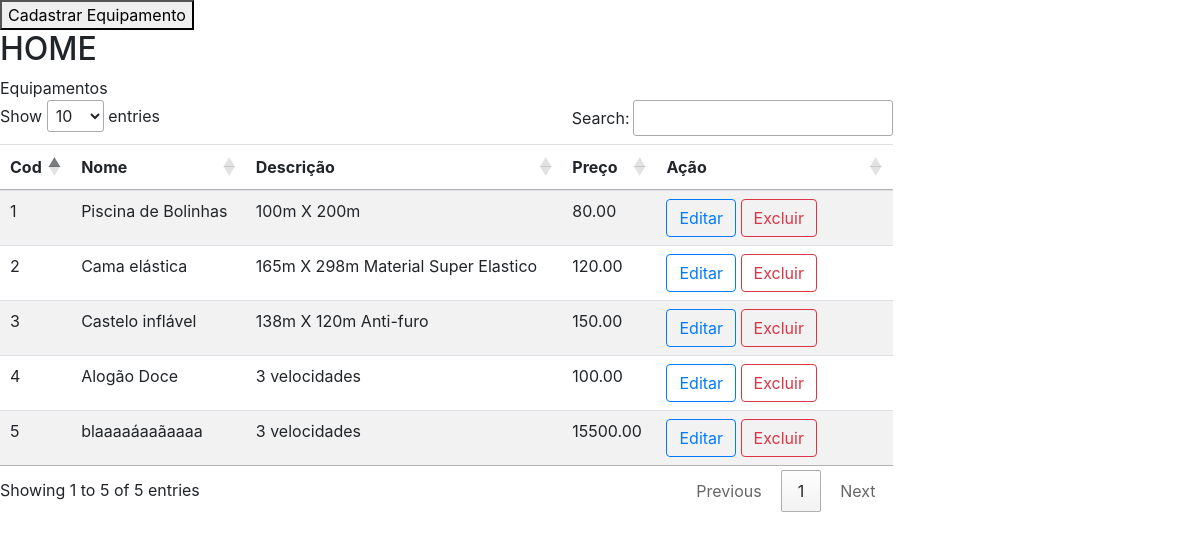
The page /view/view.equipamento.php on the database its author committed.
### tables this page shows
CREATE TABLE `equipamento` (
  `CodEquipamento` smallint(6) NOT NULL,
  `Nome` varchar(20) DEFAULT NULL,
  `Descricao` varchar(100) DEFAULT NULL,
  `Peso` decimal(7,2) DEFAULT NULL,
  `Altura` decimal(7,2) DEFAULT NULL,
  `Comprimento` decimal(7,2) DEFAULT NULL,
  `Largura` decimal(7,2) DEFAULT NULL,
  `Preco` decimal(8,2) DEFAULT NULL
);

### model/conexao.php (called while the page is built)
<?php
class Conexao{
     private $host = 'localhost';
     private $usuario = 'root';
     private $senha = '';
     private $bd = 'brinquedosfesta';
    function Conectar(){
        try {
        $con = new PDO (
            "mysql:host=$this->host;dbname=$this->bd;charset=utf8",
            "$this->usuario",
            "$this->senha");
            $con->setAttribute(PDO::ATTR_ERRMODE,PDO::ERRMODE_EXCEPTION);
            return $con;
        }catch(PDOException $e){
            echo $e->getMessage();
        }
    }
}
?>

### controller/equipamento.controller.php (called while the page is built, shortened)
<?php
include_once('../model/equipamento.php');
$equi = new Equipamento();
            ?>

### model/equipamento.php (called while the page is built, shortened)
<?php
class Equipamento
{
    function __get($atributo)
    {
        return $this->$atributo;
    }
    private $con;
    function __construct()
    {
        include_once("conexao.php");
        $classe_con = new Conexao();
        $this->con = $classe_con->Conectar();
    }
    function ConsultarEquipamento(){
        $comandoSQL = " SELECT * FROM Equipamento";
        $exec = $this->con->prepare($comandoSQL);
        $exec->execute();
        $dados = array();
        foreach ($exec->fetchAll() as $value) {
            $equi = new Equipamento();
            $equi->CodEquipamento   = $value['CodEquipamento'];
            $equi->Nome             = $value['Nome'];
            $equi->Descricao        = $value['Descricao'];
            $equi->Peso             = $value['Peso'];
            $equi->Altura           = $value['Altura'];
            $equi->Comprimento      = $value['Comprimento'];
            $equi->Preco          = $value['Preco'];
            $dados[] = $equi;
        }
        return $dados;
    }
}
?>

### view/view.equipamento.php (the view, shortened to what this page needs)
<?php include_once('../controller/equipamento.controller.php'); ?>
<!doctype html>
<html lang="en">
  <head>
    <link rel="stylesheet" href="https://stackpath.bootstrapcdn.com/bootstrap/4.3.1/css/bootstrap.min.css">
    <link rel="stylesheet" type="text/css" href="https://cdn.datatables.net/1.10.20/css/jquery.dataTables.min.css">
  </head>
  <body>
    <button type="button" id="btn_cadastra">Cadastrar Equipamento</button>
    <div class="row">
    <div class="col-lg-9">
        <h2 class="linha">HOME</h2>
        <div class="box">
            <div class="box-title">Equipamentos</div>
            <div class="box-content nopadding">
                <table id="tabela_equipamento" class="table table-striped">
                    <thead>
                        <tr>
                            <th>Cod</th>
                            <th>Nome</th>
                            <th>Descrição</th>
                            <th>Preço</th>
                            <th width="200">Ação</th>
                        </tr>
                    </thead>
                    <tbody>
                    <?php
                    if($certo = $equi->ConsultarEquipamento()){
                    foreach($certo as $value):
                    ?>
                        <tr>
                            <td><?php echo $value->CodEquipamento;?></td>
                            <td><?php echo $value->Nome;?></td>
                            <td><?php echo $value->Descricao;?></td>
                            <td><?php echo $value->Preco;?></td>
                            <td>
                                <button type="button" id="btn_editar" value="<?php echo $value->CodEquipamento; ?>"class="btn btn-outline-primary">
                                Editar
                                </button>
                                <button type="button" id="btn_excluir" value="<?php echo $value->CodEquipamento; ?>" class="btn btn-outline-danger">
                                Excluir
                                </button>
                            </td>
                            <?php
                        endforeach;
                    }
                    else{
                    ?>
                       <td colspan="5" align="center"><?php echo "Nenhum registro"; ?></td>
                    <?php
                    }
                    ?>
                        </tr>
                    </tbody>
                </table>
            </div>
        </div>
    </div>
</div>
  </body>
</html>

### rows shown on the page
equipamento: CodEquipamento "1", Nome "Piscina de Bolinhas", Descricao "100m X 200m", Preco "80.00"
equipamento: CodEquipamento "2", Nome "Cama elástica", Descricao "165m X 298m Material Super Elastico", Preco "120.00"
equipamento: CodEquipamento "3", Nome "Castelo inflável", Descricao "138m X 120m Anti-furo", Preco "150.00"
equipamento: CodEquipamento "4", Nome "Alogão Doce", Descricao "3 velocidades", Preco "100.00"
equipamento: CodEquipamento "5", Nome "blaaaaáaaãaaaa", Descricao "3 velocidades", Preco "15500.00"
